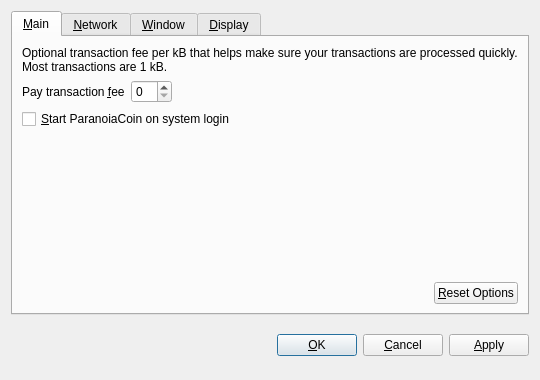
<?xml version="1.0" encoding="UTF-8"?>
<ui version="4.0">
 <class>OptionsDialog</class>
 <widget class="QDialog" name="OptionsDialog">
  <property name="geometry">
   <rect>
    <x>0</x>
    <y>0</y>
    <width>540</width>
    <height>380</height>
   </rect>
  </property>
  <property name="windowTitle">
   <string>Options</string>
  </property>
  <property name="modal">
   <bool>true</bool>
  </property>
  <layout class="QVBoxLayout" name="verticalLayout">
   <item>
    <widget class="QTabWidget" name="tabWidget">
     <property name="tabPosition">
      <enum>QTabWidget::North</enum>
     </property>
     <property name="currentIndex">
      <number>0</number>
     </property>
     <widget class="QWidget" name="tabMain">
      <attribute name="title">
       <string>&amp;Main</string>
      </attribute>
      <layout class="QVBoxLayout" name="verticalLayout_Main">
       <item>
        <widget class="QLabel" name="transactionFeeInfoLabel">
         <property name="text">
          <string>Optional transaction fee per kB that helps make sure your transactions are processed quickly. Most transactions are 1 kB.</string>
         </property>
         <property name="textFormat">
          <enum>Qt::PlainText</enum>
         </property>
         <property name="wordWrap">
          <bool>true</bool>
         </property>
        </widget>
       </item>
       <item>
        <layout class="QHBoxLayout" name="horizontalLayout_1_Main">
         <item>
          <widget class="QLabel" name="transactionFeeLabel">
           <property name="text">
            <string>Pay transaction &amp;fee</string>
           </property>
           <property name="textFormat">
            <enum>Qt::PlainText</enum>
           </property>
           <property name="buddy">
            <cstring>transactionFee</cstring>
           </property>
          </widget>
         </item>
         <item>
          <widget class="BitcoinAmountField" name="transactionFee"/>
         </item>
         <item>
          <spacer name="horizontalSpacer_1_Main">
           <property name="orientation">
            <enum>Qt::Horizontal</enum>
           </property>
           <property name="sizeHint" stdset="0">
            <size>
             <width>40</width>
             <height>20</height>
            </size>
           </property>
          </spacer>
         </item>
        </layout>
       </item>
       <item>
        <widget class="QCheckBox" name="bitcoinAtStartup">
         <property name="toolTip">
          <string>Automatically start ParanoiaCoin after logging in to the system.</string>
         </property>
         <property name="text">
          <string>&amp;Start ParanoiaCoin on system login</string>
         </property>
        </widget>
       </item>
       <item>
        <spacer name="verticalSpacer_Main">
         <property name="orientation">
          <enum>Qt::Vertical</enum>
         </property>
         <property name="sizeHint" stdset="0">
          <size>
           <width>20</width>
           <height>40</height>
          </size>
         </property>
        </spacer>
       </item>
       <item>
        <layout class="QHBoxLayout" name="horizontalLayout_2_Main">
         <item>
          <spacer name="horizontalSpacer_2_Main">
           <property name="orientation">
            <enum>Qt::Horizontal</enum>
           </property>
           <property name="sizeHint" stdset="0">
            <size>
             <width>40</width>
             <height>20</height>
            </size>
           </property>
          </spacer>
         </item>
         <item>
          <widget class="QPushButton" name="resetButton">
           <property name="toolTip">
            <string>Reset all client options to default.</string>
           </property>
           <property name="text">
            <string>&amp;Reset Options</string>
           </property>
           <property name="autoDefault">
            <bool>false</bool>
           </property>
          </widget>
         </item>
        </layout>
       </item>
      </layout>
     </widget>
     <widget class="QWidget" name="tabNetwork">
      <attribute name="title">
       <string>&amp;Network</string>
      </attribute>
      <layout class="QVBoxLayout" name="verticalLayout_Network">
       <item>
        <widget class="QCheckBox" name="mapPortUpnp">
         <property name="toolTip">
          <string>Automatically open the ParanoiaCoin client port on the router. This only works when your router supports UPnP and it is enabled.</string>
         </property>
         <property name="text">
          <string>Map port using &amp;UPnP</string>
         </property>
        </widget>
       </item>
       <item>
        <widget class="QCheckBox" name="connectSocks">
         <property name="toolTip">
          <string>Connect to the ParanoiaCoin network through a SOCKS proxy (e.g. when connecting through Tor).</string>
         </property>
         <property name="text">
          <string>&amp;Connect through SOCKS proxy:</string>
         </property>
        </widget>
       </item>
       <item>
        <layout class="QHBoxLayout" name="horizontalLayout_Network">
         <item>
          <widget class="QLabel" name="proxyIpLabel">
           <property name="text">
            <string>Proxy &amp;IP:</string>
           </property>
           <property name="textFormat">
            <enum>Qt::PlainText</enum>
           </property>
           <property name="buddy">
            <cstring>proxyIp</cstring>
           </property>
          </widget>
         </item>
         <item>
          <widget class="QValidatedLineEdit" name="proxyIp">
           <property name="maximumSize">
            <size>
             <width>140</width>
             <height>16777215</height>
            </size>
           </property>
           <property name="toolTip">
            <string>IP address of the proxy (e.g. 127.0.0.1)</string>
           </property>
          </widget>
         </item>
         <item>
          <widget class="QLabel" name="proxyPortLabel">
           <property name="text">
            <string>&amp;Port:</string>
           </property>
           <property name="textFormat">
            <enum>Qt::PlainText</enum>
           </property>
           <property name="buddy">
            <cstring>proxyPort</cstring>
           </property>
          </widget>
         </item>
         <item>
          <widget class="QLineEdit" name="proxyPort">
           <property name="maximumSize">
            <size>
             <width>55</width>
             <height>16777215</height>
            </size>
           </property>
           <property name="toolTip">
            <string>Port of the proxy (e.g. 9050)</string>
           </property>
          </widget>
         </item>
         <item>
          <widget class="QLabel" name="socksVersionLabel">
           <property name="text">
            <string>SOCKS &amp;Version:</string>
           </property>
           <property name="textFormat">
            <enum>Qt::PlainText</enum>
           </property>
           <property name="buddy">
            <cstring>socksVersion</cstring>
           </property>
          </widget>
         </item>
         <item>
          <widget class="QValueComboBox" name="socksVersion">
           <property name="toolTip">
            <string>SOCKS version of the proxy (e.g. 5)</string>
           </property>
          </widget>
         </item>
         <item>
          <spacer name="horizontalSpacer_Network">
           <property name="orientation">
            <enum>Qt::Horizontal</enum>
           </property>
           <property name="sizeHint" stdset="0">
            <size>
             <width>40</width>
             <height>20</height>
            </size>
           </property>
          </spacer>
         </item>
        </layout>
       </item>
       <item>
        <spacer name="verticalSpacer_Network">
         <property name="orientation">
          <enum>Qt::Vertical</enum>
         </property>
         <property name="sizeHint" stdset="0">
          <size>
           <width>20</width>
           <height>40</height>
          </size>
         </property>
        </spacer>
       </item>
      </layout>
     </widget>
     <widget class="QWidget" name="tabWindow">
      <attribute name="title">
       <string>&amp;Window</string>
      </attribute>
      <layout class="QVBoxLayout" name="verticalLayout_Window">
       <item>
        <widget class="QCheckBox" name="minimizeToTray">
         <property name="toolTip">
          <string>Show only a tray icon after minimizing the window.</string>
         </property>
         <property name="text">
          <string>&amp;Minimize to the tray instead of the taskbar</string>
         </property>
        </widget>
       </item>
       <item>
        <widget class="QCheckBox" name="minimizeOnClose">
         <property name="toolTip">
          <string>Minimize instead of exit the application when the window is closed. When this option is enabled, the application will be closed only after selecting Quit in the menu.</string>
         </property>
         <property name="text">
          <string>M&amp;inimize on close</string>
         </property>
        </widget>
       </item>
       <item>
        <spacer name="verticalSpacer_Window">
         <property name="orientation">
          <enum>Qt::Vertical</enum>
         </property>
         <property name="sizeHint" stdset="0">
          <size>
           <width>20</width>
           <height>40</height>
          </size>
         </property>
        </spacer>
       </item>
      </layout>
     </widget>
     <widget class="QWidget" name="tabDisplay">
      <attribute name="title">
       <string>&amp;Display</string>
      </attribute>
      <layout class="QVBoxLayout" name="verticalLayout_Display">
       <item>
        <layout class="QHBoxLayout" name="horizontalLayout_1_Display">
         <item>
          <widget class="QLabel" name="langLabel">
           <property name="text">
            <string>User Interface &amp;language:</string>
           </property>
           <property name="textFormat">
            <enum>Qt::PlainText</enum>
           </property>
           <property name="buddy">
            <cstring>lang</cstring>
           </property>
          </widget>
         </item>
         <item>
          <widget class="QValueComboBox" name="lang">
           <property name="toolTip">
            <string>The user interface language can be set here. This setting will take effect after restarting ParanoiaCoin.</string>
           </property>
          </widget>
         </item>
        </layout>
       </item>
       <item>
        <layout class="QHBoxLayout" name="horizontalLayout_2_Display">
         <item>
          <widget class="QLabel" name="unitLabel">
           <property name="text">
            <string>&amp;Unit to show amounts in:</string>
           </property>
           <property name="textFormat">
            <enum>Qt::PlainText</enum>
           </property>
           <property name="buddy">
            <cstring>unit</cstring>
           </property>
          </widget>
         </item>
         <item>
          <widget class="QValueComboBox" name="unit">
           <property name="toolTip">
            <string>Choose the default subdivision unit to show in the interface and when sending coins.</string>
           </property>
          </widget>
         </item>
        </layout>
       </item>
       <item>
        <widget class="QCheckBox" name="displayAddresses">
         <property name="toolTip">
          <string>Whether to show ParanoiaCoin addresses in the transaction list or not.</string>
         </property>
         <property name="text">
          <string>&amp;Display addresses in transaction list</string>
         </property>
        </widget>
       </item>
       <item>
        <widget class="QCheckBox" name="coinControlFeatures">
         <property name="toolTip">
          <string>Whether to show coin control features or not.</string>
         </property>
         <property name="text">
          <string>Display coin &amp;control features (experts only!)</string>
         </property>
        </widget>
       </item>
       <item>
        <spacer name="verticalSpacer_Display">
         <property name="orientation">
          <enum>Qt::Vertical</enum>
         </property>
         <property name="sizeHint" stdset="0">
          <size>
           <width>20</width>
           <height>40</height>
          </size>
         </property>
        </spacer>
       </item>
      </layout>
     </widget>
    </widget>
   </item>
   <item>
    <layout class="QHBoxLayout" name="horizontalLayout_Buttons">
     <item>
      <spacer name="horizontalSpacer_1">
       <property name="orientation">
        <enum>Qt::Horizontal</enum>
       </property>
       <property name="sizeHint" stdset="0">
        <size>
         <width>40</width>
         <height>48</height>
        </size>
       </property>
      </spacer>
     </item>
     <item>
      <widget class="QLabel" name="statusLabel">
       <property name="font">
        <font>
         <weight>75</weight>
         <bold>true</bold>
        </font>
       </property>
       <property name="text">
        <string/>
       </property>
       <property name="textFormat">
        <enum>Qt::PlainText</enum>
       </property>
       <property name="wordWrap">
        <bool>true</bool>
       </property>
      </widget>
     </item>
     <item>
      <spacer name="horizontalSpacer_2">
       <property name="orientation">
        <enum>Qt::Horizontal</enum>
       </property>
       <property name="sizeHint" stdset="0">
        <size>
         <width>40</width>
         <height>48</height>
        </size>
       </property>
      </spacer>
     </item>
     <item>
      <widget class="QPushButton" name="okButton">
       <property name="text">
        <string>&amp;OK</string>
       </property>
      </widget>
     </item>
     <item>
      <widget class="QPushButton" name="cancelButton">
       <property name="text">
        <string>&amp;Cancel</string>
       </property>
       <property name="autoDefault">
        <bool>false</bool>
       </property>
      </widget>
     </item>
     <item>
      <widget class="QPushButton" name="applyButton">
       <property name="text">
        <string>&amp;Apply</string>
       </property>
       <property name="autoDefault">
        <bool>false</bool>
       </property>
      </widget>
     </item>
    </layout>
   </item>
  </layout>
 </widget>
 <customwidgets>
  <customwidget>
   <class>BitcoinAmountField</class>
   <extends>QSpinBox</extends>
   <header>bitcoinamountfield.h</header>
  </customwidget>
  <customwidget>
   <class>QValueComboBox</class>
   <extends>QComboBox</extends>
   <header>qvaluecombobox.h</header>
  </customwidget>
  <customwidget>
   <class>QValidatedLineEdit</class>
   <extends>QLineEdit</extends>
   <header>qvalidatedlineedit.h</header>
  </customwidget>
 </customwidgets>
 <resources/>
 <connections/>
</ui>
